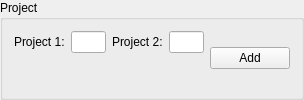
        <widget class="QGroupBox" name="groupBox_12">
         <property name="title">
          <string>Project</string>
         </property>
         <layout class="QHBoxLayout" name="horizontalLayout_9">
          <item>
           <layout class="QFormLayout" name="formLayout_20">
            <item row="0" column="0">
             <layout class="QFormLayout" name="formLayout_18">
              <item row="0" column="0">
               <widget class="QLabel" name="label_61">
                <property name="text">
                 <string>Project 1:</string>
                </property>
               </widget>
              </item>
              <item row="0" column="1">
               <widget class="QLineEdit" name="lineEdit_43">
                <property name="maximumSize">
                 <size>
                  <width>35</width>
                  <height>16777215</height>
                 </size>
                </property>
               </widget>
              </item>
             </layout>
            </item>
            <item row="0" column="1">
             <layout class="QFormLayout" name="formLayout_19">
              <item row="0" column="0">
               <widget class="QLabel" name="label_62">
                <property name="text">
                 <string>Project 2:</string>
                </property>
               </widget>
              </item>
              <item row="0" column="1">
               <widget class="QLineEdit" name="lineEdit_44">
                <property name="maximumSize">
                 <size>
                  <width>35</width>
                  <height>16777215</height>
                 </size>
                </property>
               </widget>
              </item>
             </layout>
            </item>
           </layout>
          </item>
          <item>
           <widget class="QPushButton" name="addProjG">
            <property name="text">
             <string>Add</string>
            </property>
           </widget>
          </item>
         </layout>
        </widget>
